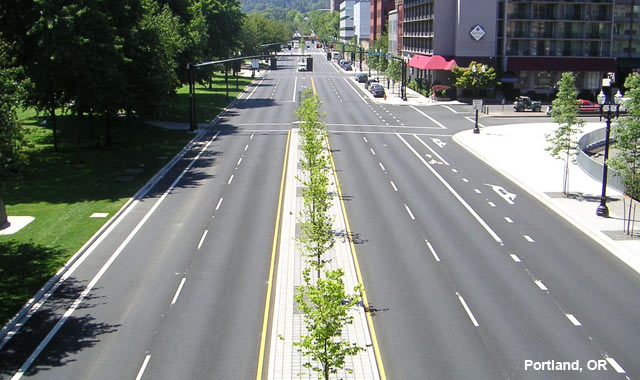
#> input picture lane.jpg, 640 x 380 px
$ python 'Sellfdriving car.py'
#> lines starting #> are read from the running program, lines starting #| are printed output that depends on the picture
#lesson 1 of self driving car
#shoing image in matrix form ,to chcek bright and dark pixels
import numpy as np
import cv2
img=cv2.imread('lane.jpg')
#> img is the input picture: shape (380, 640, 3); mean B, G, R 118.8, 124.4, 120.1
print(img)
#> (printed output is left out)
imgcopied=np.copy(img)
print(imgcopied)
#> (printed output is left out)
grey=cv2.cvtColor(img,cv2.COLOR_BGR2GRAY)
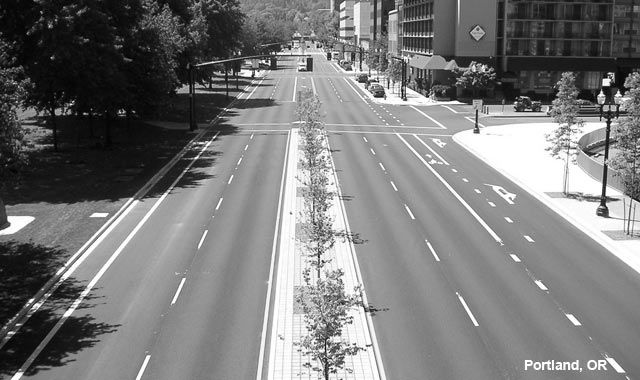
#> grey: shape (380, 640); min 0, max 255, mean 122.5
imgshow=cv2.imshow('image',img)
imgshow1=cv2.imshow('image2',grey)

#gaussian blurr method (how it'll work)
blurr=cv2.GaussianBlur(img,(5,5),0)
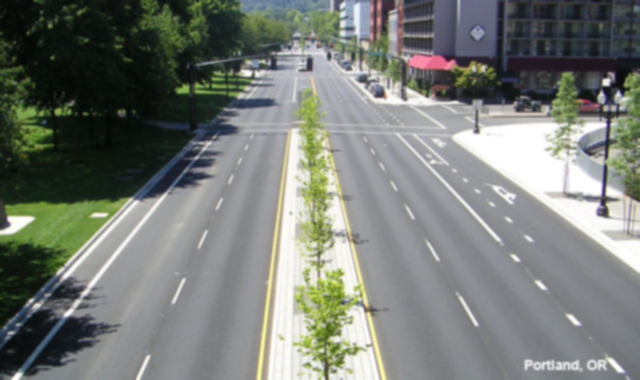
#> blurr: shape (380, 640, 3); mean B, G, R 118.8, 124.4, 120.1
cv2.imshow('blur',blurr)
edgesofimage=cv2.Canny(blurr,50,150)
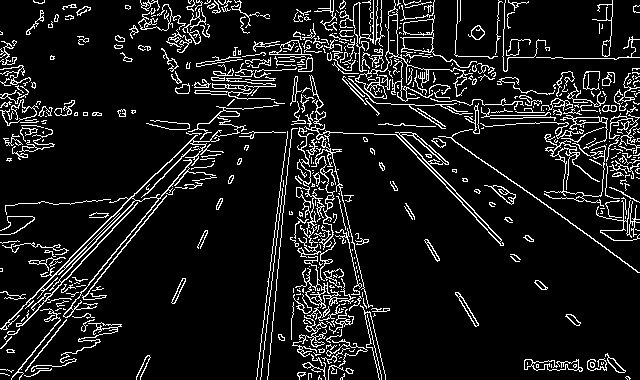
#> edgesofimage: shape (380, 640); 10.1% white in thin lines or dots
cv2.imshow('im',edgesofimage)


cv2.waitKey(0)
